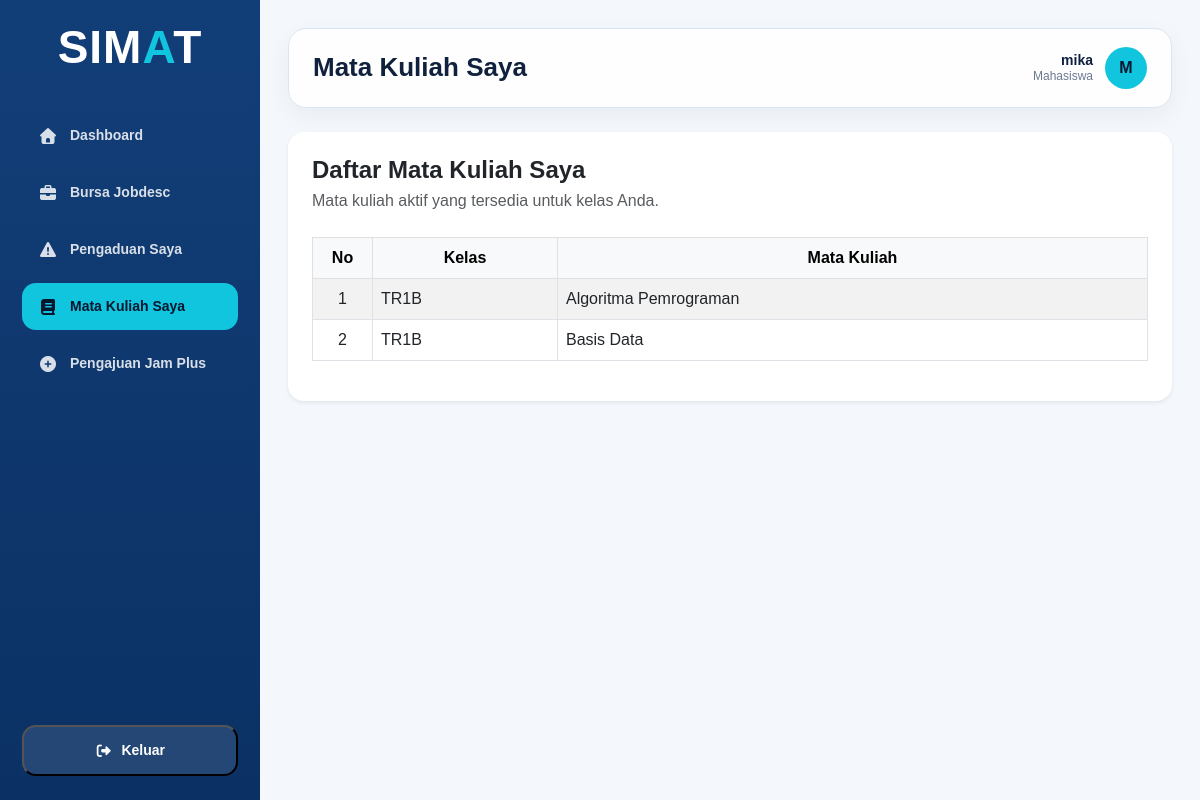
Page /transaksi/mata_kuliah_saya/index.php (signed in) on the committed database.
### tables this page shows
CREATE TABLE `kelas` (
  `id_kelas` int NOT NULL,
  `nama_kelas` varchar(5) NOT NULL,
  `tingkat` enum('1','2','3','4') NOT NULL,
  `jumlah_mahasiswa` int DEFAULT '0',
  `status_kelas` enum('Aktif','Tidak Aktif') DEFAULT 'Aktif',
  `nama_kelas_aktif` varchar(5) GENERATED ALWAYS AS ((case when (`status_kelas` = 'Aktif') then upper(trim(`nama_kelas`)) else NULL end)) STORED
);

CREATE TABLE `mata_kuliah` (
  `id_matakuliah` int NOT NULL,
  `nama_mata_kuliah` varchar(30) NOT NULL,
  `kode_mata_kuliah` varchar(10) NOT NULL,
  `sks` int NOT NULL,
  `semester` enum('1','2','3','4','5','6','7','8') NOT NULL,
  `status_mata_kuliah` enum('Aktif','Tidak Aktif') DEFAULT 'Aktif'
);

### config/function.php (called while the page is built, shortened)
<?php
function aman($data)
{
    return htmlspecialchars($data ?? '', ENT_QUOTES, 'UTF-8');
}
?>

### transaksi/mata_kuliah_saya/index.php (the view, shortened to what this page needs)
<?php
require_once "../../config/koneksi.php";
require_once "../../config/function.php";
$data_mata_kuliah = [];
$id_pengguna = (int) $_SESSION['id_pengguna'];
$stmt = mysqli_prepare($koneksi, "CALL usp_select_mata_kuliah_mahasiswa(?)");
mysqli_stmt_bind_param($stmt, "i", $id_pengguna);
mysqli_stmt_execute($stmt);
$result = mysqli_stmt_get_result($stmt);
if ($result) {
    while ($row = mysqli_fetch_assoc($result)) {
        $data_mata_kuliah[] = $row;
    }
}
require_once "../../includes/dashboard_header.php";
require_once "../../includes/sidebar.php";
?>
<main class="main-content">
    <div class="topbar">
        <h1 class="page-title">Mata Kuliah Saya</h1>
        <div class="user-info">
            <div class="user-detail">
                <div class="user-name"><?= aman($_SESSION['username']); ?></div>
                <div class="user-role"><?= aman($_SESSION['role']); ?></div>
            </div>
            <div class="user-avatar">
                <?= strtoupper(substr($_SESSION['username'], 0, 1)); ?>
            </div>
        </div>
    </div>
    <div class="content-wrapper">
        <div class="card border-0 shadow-sm rounded-4">
            <div class="card-body p-4">
                <div class="d-flex flex-column flex-md-row justify-content-between align-items-md-center mb-4 gap-3">
                    <div>
                        <h4 class="fw-bold mb-1">Daftar Mata Kuliah Saya</h4>
                        <p class="text-muted mb-0">Mata kuliah aktif yang tersedia untuk kelas Anda.</p>
                    </div>
                </div>
                <div class="table-responsive">
                    <table id="myTable" class="table table-hover table-bordered table-striped align-middle" border="1">
                        <thead class="table-light">
                            <tr>
                                <th style="width: 60px;" class="text-center">No</th>
                                <th class="text-center">Kelas</th>
                                <th class="text-center">Mata Kuliah</th>
                            </tr>
                        </thead>
                        <tbody>
                            <?php if (count($data_mata_kuliah) > 0) { ?>
                                <?php $no = 1; ?>
                                <?php foreach ($data_mata_kuliah as $mata_kuliah) { ?>
                                    <tr>
                                        <td class="text-center"><?= $no++; ?></td>
                                        <td><?= aman($mata_kuliah['nama_kelas']); ?></td>
                                        <td><?= aman($mata_kuliah['nama_mata_kuliah']); ?></td>
                                    </tr>
                                <?php } ?>
                            <?php } ?>
                        </tbody>
                    </table>
                </div>
            </div>
        </div>
    </div>
</main>
<?php require_once "../../includes/dashboard_footer.php"; ?>

### assets/css/dashboard.css (style rules this page uses)
:root { --primary: #123e78; --primary-dark: #0b3164; --accent: #12c5df; --bg: #f4f7fb; --text: #10213d; --muted: #6c7a91; --white: #ffffff; --border: #dbe5f1; }
* { box-sizing: border-box; }
html, body { width: 100%; min-height: 100%; margin: 0; font-family: Arial, sans-serif; background: var(--bg); color: var(--text); overflow-x: hidden; scrollbar-width: none; -ms-overflow-style: none; }
.main-content { min-width: 0; margin-left: 260px; min-height: 100vh; padding: 28px; overflow-x: hidden; }
.topbar { min-height: 76px; background: rgba(255, 255, 255, 0.9); border: 1px solid var(--border); border-radius: 18px; padding: 18px 24px; display: flex; align-items: center; justify-content: space-between; gap: 18px; box-shadow: 0 8px 25px rgba(16, 33, 61, 0.05); }
.page-title { margin: 0; font-size: 26px; font-weight: 800; }
.user-info { display: flex; align-items: center; gap: 12px; min-width: max-content; }
.user-detail { line-height: 1.2; text-align: right; }
.user-name { font-size: 14px; font-weight: 700; }
.user-role { font-size: 12px; color: var(--muted); }
.user-avatar { width: 42px; height: 42px; border-radius: 50%; background: var(--accent); color: #04172f; display: flex; align-items: center; justify-content: center; font-weight: 800; }
.content-wrapper { margin-top: 24px; }

### rows in the picture
kelas: nama_kelas "TR1B", mata_kuliah.nama_mata_kuliah "Algoritma Pemrograman", mata_kuliah.nama_mata_kuliah "Basis Data"

### other values in the picture
aman($_SESSION['username']) "mika"
aman($_SESSION['role']) "Mahasiswa"
substr($_SESSION['username'], 0, 1) "M"
